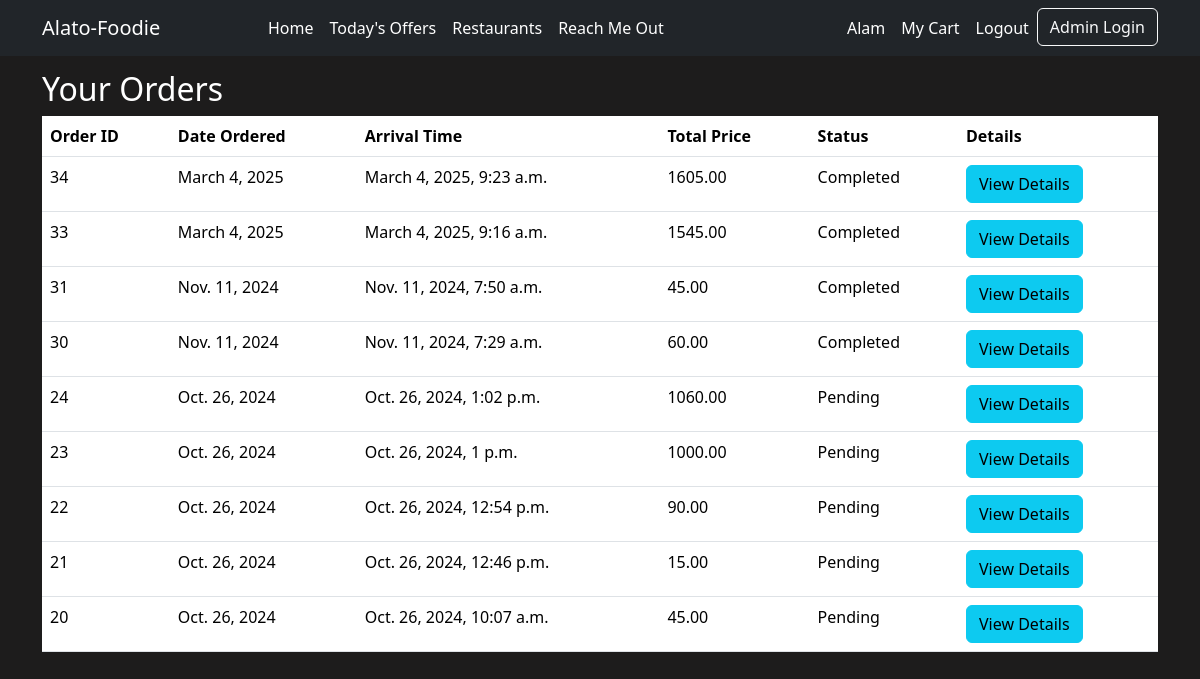
Screenshot of /orders/ (signed in) with the database file from the repository.
### home/models.py (models this page shows, shortened)
class Order(models.Model):
    user = models.ForeignKey(User, on_delete=models.CASCADE)
    address = models.CharField(max_length=255)
    phone_number = models.CharField(max_length=15)
    date_ordered = models.DateField(auto_now_add=True)
    arrival_time = models.DateTimeField(default=timezone.now)  # Set a default value
    items = models.ManyToManyField('CartItem', related_name='orders')
    total_price = models.DecimalField(max_digits=10, decimal_places=2, default=0)
    status = models.CharField(max_length=20, default="Pending")

### home/views.py (the view)
# urls.py: path('orders/', views.order_confirmation, name='order_confirmation'),
@login_required(login_url='customer_login')
def order_confirmation(request):
    if request.user.is_authenticated:
        orders = Order.objects.filter(user=request.user).order_by('-id')
        return render(request, 'order_confirmation.html', {'orders': orders})
    else:
        return redirect('customer_login')

### home/templates/order_confirmation.html (shortened to what this page needs)
{% extends 'base.html' %}
{% block content %}
<div class="container mt-5">
    <h2>Your Orders</h2>
    {% if orders.exists %}
        <table class="table">
            <thead>
                <tr>
                    <th>Order ID</th>
                    <th>Date Ordered</th>
                    <th>Arrival Time</th>
                    <th>Total Price</th>
                    <th>Status</th>
                    <th>Details</th>
                </tr>
            </thead>
            <tbody>
                {% for order in orders %}
                    <tr>
                        <td>{{ order.id }}</td>
                        <td>{{ order.date_ordered }}</td>
                        <td>{{ order.arrival_time }}</td>
                        <td>{{ order.total_price }}</td>
                        <td>{{ order.status }}</td>
                        <td><a href="{% url 'order_detail' order.id %}" class="btn btn-info">View Details</a></td>
                    </tr>
                {% endfor %}
            </tbody>
        </table>
    {% else %}
        <p>You have no orders yet.</p>
    {% endif %}
</div>
{% endblock %}

### templates/nav.html (shortened to what this page needs)
<nav class="navbar navbar-expand-lg navbar-dark bg-dark fixed-top">
    <div class="container">
        <a class="navbar-brand" href="{% url 'index' %}">Alato-Foodie</a>
        <div class="collapse navbar-collapse" id="navbarNav">
            <ul class="navbar-nav mx-auto">
                <li class="nav-item">
                    <a class="nav-link" href="{% url 'index' %}#home">Home</a>
                </li>
                <li class="nav-item">
                    <a class="nav-link" href="{% url 'index' %}#offers">Today's Offers</a>
                </li>
                <li class="nav-item">
                    <a class="nav-link" href="{% url 'index' %}#restaurants">Restaurants</a>
                </li>
                <li class="nav-item">
                    <a class="nav-link" href="{% url 'index' %}#contact">Reach Me Out</a>
                </li>
            </ul>
            <ul class="navbar-nav ms-auto">
                {% if user.is_authenticated %}
                    <li class="nav-item dropdown" id="profileDropdown">
                        <a class="nav-link" href="#" onclick="toggleDropdown()">{{user.username.title}}</a>
                    </li>
                    <li class="nav-item">
                        <a class="nav-link" href="{% url "cart" %}">My Cart</a>
                    </li>
                    <li class="nav-item">
                        <a class="nav-link" href="{% url 'customer_logout' %}">Logout</a>
                    </li>
                {% endif %}
                <li class="nav-item">
                    <a class="btn btn-outline-light" href="{% url 'admin_manager:admin_login' %}">Admin Login</a>
                </li>
            </ul>
        </div>
    </div>
</nav>

### static/css/index.css (style rules this page uses)
body { height: 100vh; color: white; background-color: rgb(29, 28, 28); }
.navbar { background-color: rgba(0, 0, 0, 0.7); }
.navbar-brand, .nav-link { color: white !important; }

### rows the page displays
Order: id "34", date_ordered "March 4, 2025", arrival_time "March 4, 2025, 9:23 a.m.", total_price "1605.00", status "Completed"
Order: id "33", date_ordered "March 4, 2025", arrival_time "March 4, 2025, 9:16 a.m.", total_price "1545.00", status "Completed"
Order: id "31", date_ordered "Nov. 11, 2024", arrival_time "Nov. 11, 2024, 7:50 a.m.", total_price "45.00", status "Completed"
Order: id "30", date_ordered "Nov. 11, 2024", arrival_time "Nov. 11, 2024, 7:29 a.m.", total_price "60.00", status "Completed"
Order: id "24", date_ordered "Oct. 26, 2024", arrival_time "Oct. 26, 2024, 1:02 p.m.", total_price "1060.00", status "Pending"
Order: id "23", date_ordered "Oct. 26, 2024", arrival_time "Oct. 26, 2024, 1 p.m.", total_price "1000.00", status "Pending"
Order: id "22", date_ordered "Oct. 26, 2024", arrival_time "Oct. 26, 2024, 12:54 p.m.", total_price "90.00", status "Pending"
Order: id "21", date_ordered "Oct. 26, 2024", arrival_time "Oct. 26, 2024, 12:46 p.m.", total_price "15.00", status "Pending"
Order: id "20", date_ordered "Oct. 26, 2024", arrival_time "Oct. 26, 2024, 10:07 a.m.", total_price "45.00", status "Pending"

### other values shown
{{ user.username.title }} "Alam"
